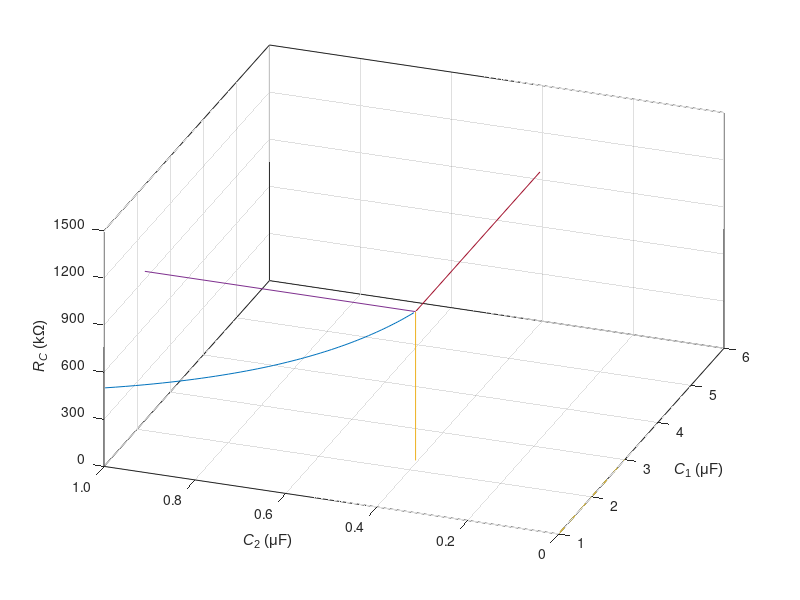
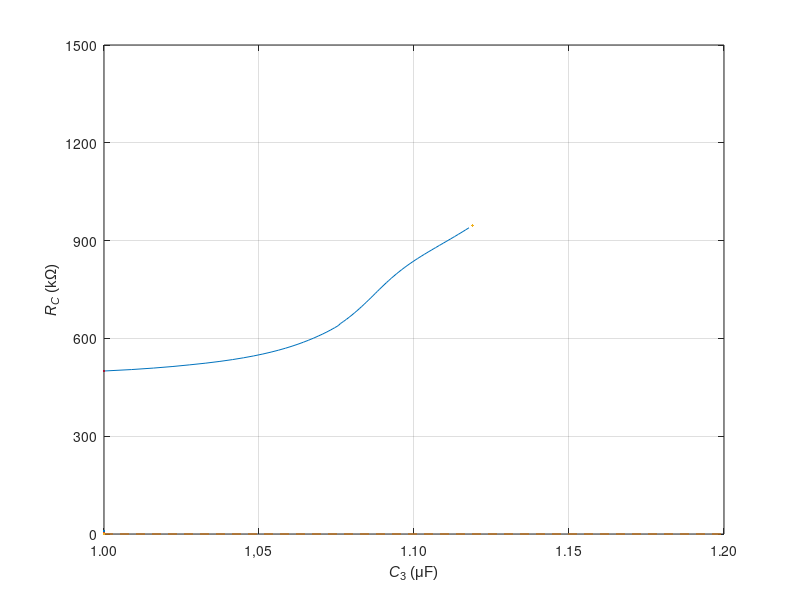

Source code (MATLAB) for these figures, in order:
lineWidth = 0.5;
mksize = 10;
stepsize = 10;
colors = {'#1E4C9C', '#345D82', '#3371B3', '#AED4E5'};
color_l = colors{1};
%% plot 3-params curve (Rc, C1, C2)
load("contour dataDriven.mat")
curve = solution;

curve_params = zeros(size(curve,2),size(curve(1).params,2));

for i = 1:691
    curve_params(i,:) = curve(i).params;
end

curve_params = [curve_params; curve(end).params];

figure

plot3(1./curve_params(1:stepsize:end,4),1./curve_params(1:stepsize:end,5),curve_params(1:stepsize:end,1),LineWidth=lineWidth*2)
grid on
hold on
box on

% plot params points for T = 10, 15, 20

% T = 10 A_1 = 10 A_2 = 25
% 1001.25391586687	6.60000000000000	0.0600000000000000	0.527083357162762	2.97348864805823	0.951756736096122	0.00300000000000

% T = 15 A_1 = 10 A_2 = 25
% 1069.86029432421	6.60000000000000	0.0600000000000000	0.308371740150248	2.05270354797472	0.951756736096122	0.00300000000000000

% T = 20 A_1 = 10 A_2 = 25
% 1210.98355396663	6.60000000000000	0.0600000000000000	0.241942639153974	1.86970852879969	0.951756736096122	0.00300000000000000

plot3(ones(1,2)*2.247628785,ones(1,2)*0.405358612,[946.2608438 -1],MarkerSize=mksize,Marker=".",Color=[0,0,0],LineStyle='--',LineWidth=lineWidth)
plot3([2.247628785 7],ones(1,2)*0.405358612,ones(1,2)*946.2608438,MarkerSize=mksize,Marker=".",Color=[0,0,0],LineStyle='--',LineWidth=lineWidth)
plot3(ones(1,2)*2.247628785,[0.405358612 2],ones(1,2)*946.2608438,MarkerSize=mksize,Marker=".",Color=[0,0,0],LineStyle='--',LineWidth=lineWidth)
plot3(1,1,500,MarkerSize=mksize,Marker=".",Color=[0,0,0],LineStyle='--',LineWidth=lineWidth)

axis([1 6 0 1 0 1500])

xlabel('{\itC}_1 (\muF)','Fontname','Arial')
ylabel('{\itC}_2 (\muF)','Fontname','Arial')
zlabel('{\itR_C} (k\Omega)','Fontname','Arial')

XTick_3D = 0:1:6;
YTick_3D = 0:0.2:1;
ZTick_3D = 0:300:1500;
XTickLabel_3D = {'0','1','2','3','4','5','6'};
YTickLabel_3D = {'0','0.2','0.4','0.6','0.8','1.0'};
ZTickLabel_3D = {'0','300','600','900','1200','1500'};

set(gca,'FontSize',10,'XTick',XTick_3D,'YTick',YTick_3D,'ZTick',ZTick_3D,'XTickLabel',XTickLabel_3D,'YTickLabel',YTickLabel_3D,'ZTickLabel',ZTickLabel_3D)
view(-70, 40); 

%% %% plot 2-params curve (Rc, C3)
load("contour dataDriven.mat")
curve = solution;

curve_params = zeros(size(curve,2),size(curve(1).params,2));

for i = 1:691
    curve_params(i,:) = curve(i).params;
end
curve_params = [[500 6.6 0.06 1 1 1 2.97e-3];curve_params; curve(end).params];

figure

plot(1./curve_params(1:stepsize:end,6),curve_params(1:stepsize:end,1),LineWidth=lineWidth*2)
grid on
box on
hold on

plot(1/curve_params(end,6),curve_params(end,1),MarkerSize=mksize,Marker=".",Color=[0,0,0],LineStyle='--',LineWidth=lineWidth)
plot(1,500,MarkerSize=mksize,Marker=".",Color=[0,0,0],LineStyle='--',LineWidth=lineWidth)

axis([1 1.2 0 1500])

xlabel('{\itC}_3 (\muF)','Fontname','Arial')
ylabel('{\itR_C} (k\Omega)','Fontname','Arial')

XTick_2D = 1:0.05:1.2;
YTick_2D = 0:300:1500;

XTickLabel_2D = {'1.00','1,05','1.10','1.15','1.20'};
YTickLabel_2D = {'0','300','600','900','1200','1500'};

set(gca,'FontSize',10,'XTick',XTick_2D,'YTick',YTick_2D,'XTickLabel',XTickLabel_2D,'YTickLabel',YTickLabel_2D)
% view(-65, 40); 